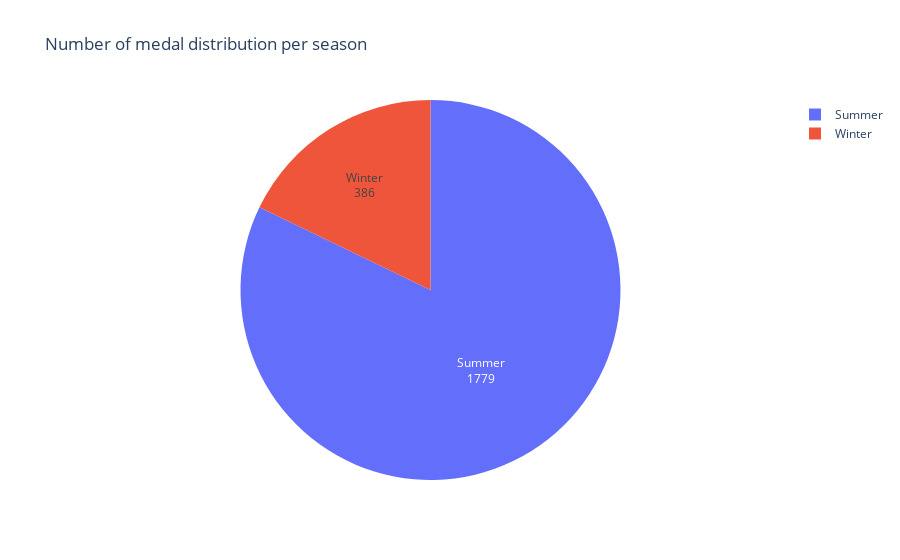

The notebook cell this image was saved under:
### Code cell
wvsspie = px.pie(wintervssummer, values="Number_medals",title="Number of medal distribution per season", names="Season")
wvsspie.update_traces(textposition ="inside", textinfo = "value+label")
wvsspie.show()

### Figure 1 — Plotly figure (JSON) as saved in the notebook; plotly's stock layout.template omitted (floating-point values rounded to 4 significant figures)
{"data": [{"domain": {"x": [0, 1], "y": [0, 1]}, "hovertemplate": "Season=%{label}<br>Number_medals=%{value}<extra></extra>", "labels": ["Summer", "Winter"], "legendgroup": "", "name": "", "showlegend": true, "textinfo": "value+label", "textposition": "inside", "type": "pie", "values": [1779, 386]}], "layout": {"legend": {"tracegroupgap": 0}, "title": {"text": "Number of medal distribution per season"}}}
